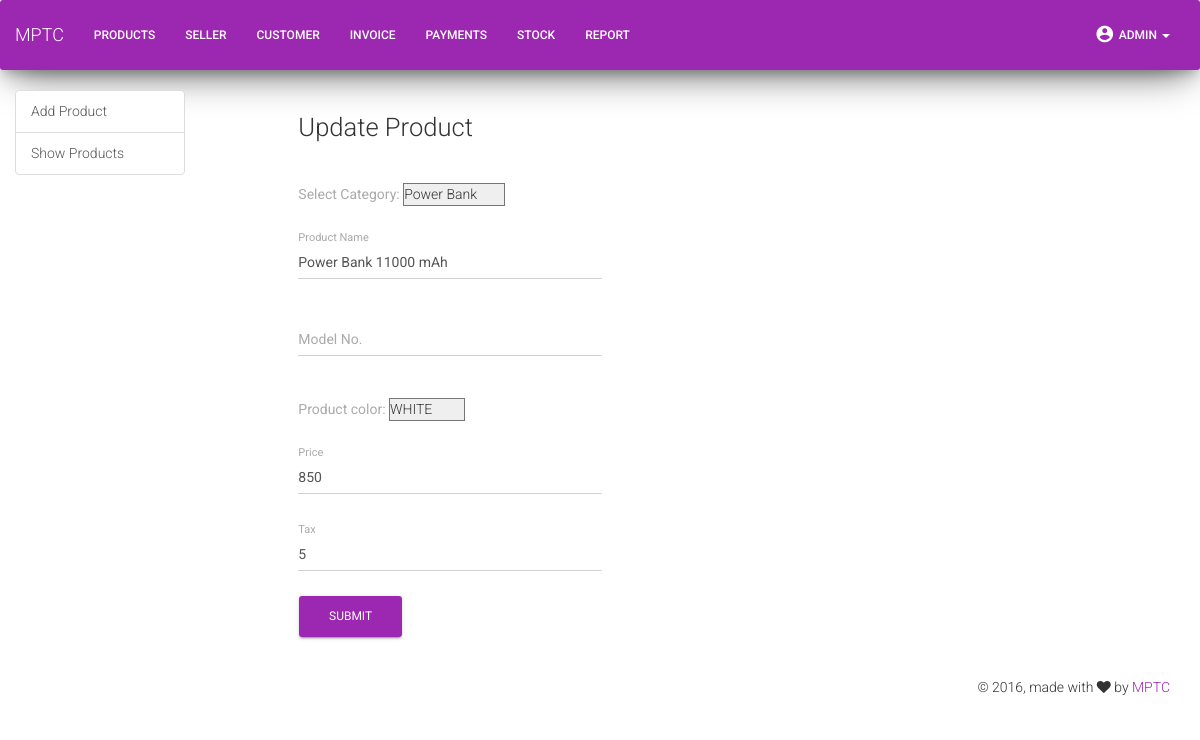
The page /uppro.php?prid=1 (signed in) on the database its author committed.
### tables this page shows
CREATE TABLE `product` (
  `pid` int(11) NOT NULL,
  `pname` varchar(50) NOT NULL,
  `cid` int(11) NOT NULL,
  `pcode` varchar(50) NOT NULL,
  `pcolor` int(11) NOT NULL,
  `price` int(11) NOT NULL,
  `ptax` int(11) NOT NULL,
  `cby` varchar(50) NOT NULL,
  `cdate` timestamp NOT NULL DEFAULT CURRENT_TIMESTAMP,
  `uby` varchar(50) NOT NULL,
  `udate` timestamp NOT NULL DEFAULT CURRENT_TIMESTAMP ON UPDATE CURRENT_TIMESTAMP
);

### uppro.php (the view, shortened to what this page needs)
<?php
include 'db.php';
require 'header.php';
require 'navbar.php';
?>
<body>
    <div class="container-fluid">
        <div class="row">
            <div class="col-xs-12 col-sm-4 col-md-2">
                <div class="list-group">
                    <a href="adpro.php" class="list-group-item">Add Product</a>
                    <a href="products.php" class="list-group-item">Show Products</a>
                </div>
            </div>
            <div class="col-xs-12 col-sm-8 col-md-10">
        <?php
      if (isset($_GET['prid']) && is_numeric($_GET['prid'])){
                        $prid = $_GET['prid'];
                        $sql = 'SELECT pname, cid, pcode, pcolor, price, ptax FROM product WHERE pid='.$prid;
                        $result = $conn->query($sql);
                        if ($result->num_rows > 0) {
                            while($row = $result->fetch_assoc()) {
                                $pname = $row['pname'];
                                $cid = $row['cid'];
                                $pcode = $row['pcode'];
                                $pcolor = $row['pcolor'];
                                $price = $row['price'];
                                $ptax = $row['ptax'];
                            }
                        }
                    }
    ?>
                <form action="products.php?prid=<?php echo $prid; ?>" method="post">
            <div class="row">
                <div class="col-lg-offset-1 col-sm-10">
                    <h3>Update Product</h3>
                </div>
            </div>
            <div class="row">
                <div class="col-lg-offset-1 col-sm-4">
                    <div class="form-group">
                    <label>Select Category: </label>
                    <?php
                        $sql = "SELECT cid, cname FROM category";
                        $result = $conn->query($sql);
                        if ($result -> num_rows > 0) {
                    ?>
                    <select name="cid">
                    <?php
                        while($row = $result->fetch_assoc()) {
                            if($row['cid']==$cid){
                                echo "<option value=".$row['cid']." selected>".$row['cname']."</option>";
                            }else{
                                echo "<option value=".$row['cid'].">".$row['cname']."</option>";
                            }
                        }
                    ?>
                    </select>
                    <?php
                    }
                    ?>
                </div>
                </div>
            </div>
            <div class="row">
                <div class="col-lg-offset-1 col-sm-4">
                    <div class="form-group label-floating">
                        <label class="control-label">Product Name</label>
                        <input type="text" value="<?php echo $pname; ?>" class="form-control" name="pname" />
                    </div>
                </div>
            </div>
            <div class="row">
                <div class="col-lg-offset-1 col-sm-4">
                    <div class="form-group label-floating">
                        <label class="control-label">Model No.</label>
                        <input type="text" value="<?php echo $pcode; ?>" class="form-control" name="pcode" />
                    </div>
                </div>
            </div>
            <div class="row">
                <div class="col-lg-offset-1 col-sm-4">
                    <div class="form-group">
                    <label>Product color: </label>
                    <?php
                        $sql = "SELECT id, name FROM color";
                        $result = $conn->query($sql);
                        if ($result -> num_rows > 0) {
                    ?>
                    <select name="colid">
                    <?php
                        while($row = $result->fetch_assoc()) {
                            if($row['id']==$pcolor){
                                echo "<option value=".$row['id']." selected>".$row['name']."</option>";
                            } else {
                                echo "<option value=".$row['id'].">".$row['name']."</option>";
                            }
                        }
                    ?>
                    </select>
                    <?php
                    }
                    ?>
                    </div>
                </div>
            </div>
            <div class="row">
                <div class="col-lg-offset-1 col-sm-4">
                    <div class="form-group label-floating">
                        <label class="control-label">Price</label>
                        <input type="number" value="<?php echo $price; ?>" class="form-control" name="price" />
                    </div>
                </div>
            </div>
            <div class="row">
                <div class="col-lg-offset-1 col-sm-4">
                    <div class="form-group label-floating">
                        <label class="control-label">Tax</label>
                        <input type="number" value="<?php echo $ptax; ?>" class="form-control" name="ptax" />
                    </div>
                </div>
            </div>
            <div class="row">
                <div class="col-lg-offset-1 col-sm-4">
                    <button type="submit" name="uppro" class="btn btn-raised btn-primary btn-wd">Submit</button>
                </div>
            </div>
        </form>
                </div>
    </div>
</div>
</body>
    <?php
        require 'footer.php';

### header.php (style rules this page uses)
body { background-color: white; }

### rows shown on the page
product: pname "Power Bank 11000 mAh", price "850", ptax "5"

### other values the page prints
form field cid "Power Bank"
form field colid "WHITE"
